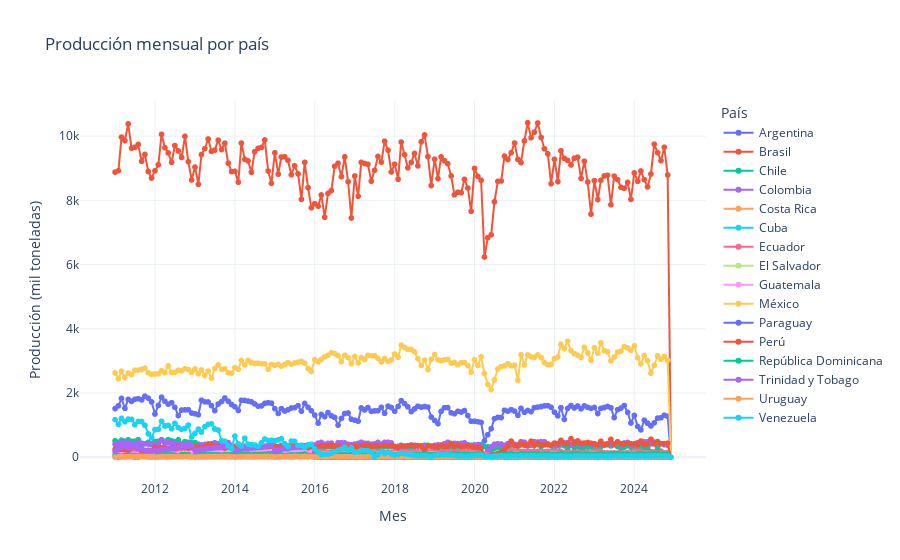
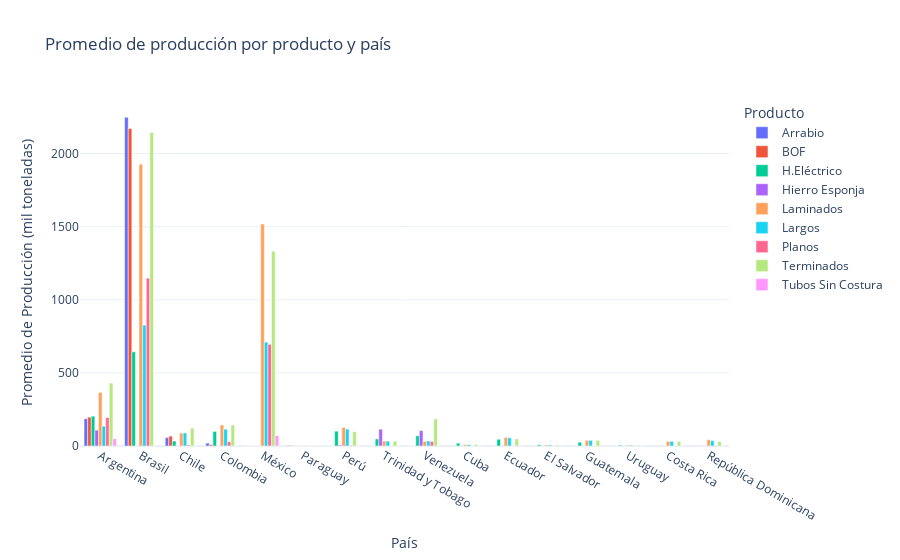
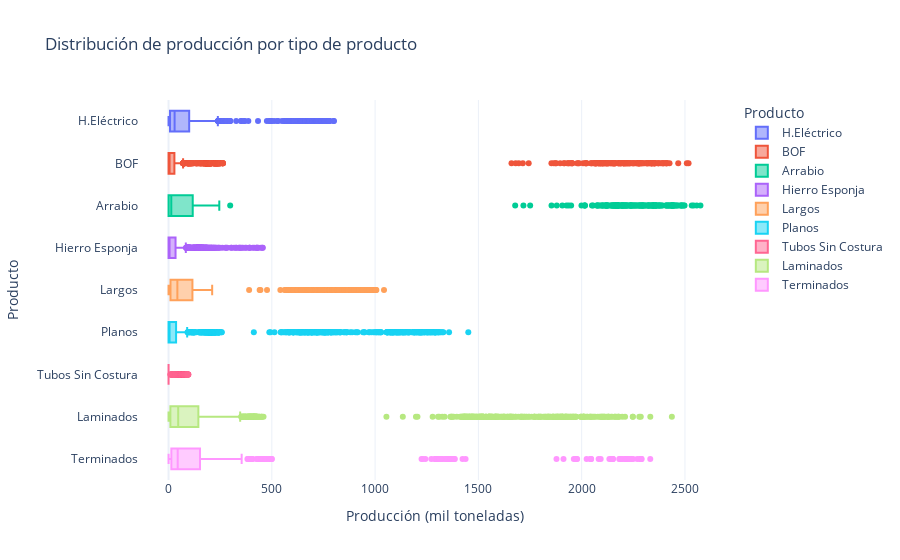

The notebook cell saved with these charts, in order:
### Code cell
eda_comercio_acero(df_produccion, 'Producción') #llamamos a la función de EDA

### Figure 1 — Plotly figure (JSON) as saved in the notebook; plotly's stock layout.template omitted (floating-point values rounded to 4 significant figures; data arrays with more than 128 entries replaced by an {"elided": "..."} marker saying what was removed)
{"data": [{"hovertemplate": "País=Argentina<br>Mes=%{x}<br>Producción (mil toneladas)=%{y}<extra></extra>", "legendgroup": "Argentina", "line": {"color": "#636efa", "dash": "solid"}, "marker": {"symbol": "circle"}, "mode": "lines+markers", "name": "Argentina", "showlegend": true, "type": "scattergl", "x": {"elided": "168 str values"}, "xaxis": "x", "y": {"elided": "168 float values"}, "yaxis": "y"}, {"hovertemplate": "País=Brasil<br>Mes=%{x}<br>Producción (mil toneladas)=%{y}<extra></extra>", "legendgroup": "Brasil", "line": {"color": "#EF553B", "dash": "solid"}, "marker": {"symbol": "circle"}, "mode": "lines+markers", "name": "Brasil", "showlegend": true, "type": "scattergl", "x": {"elided": "168 str values"}, "xaxis": "x", "y": {"elided": "168 float values"}, "yaxis": "y"}, {"hovertemplate": "País=Chile<br>Mes=%{x}<br>Producción (mil toneladas)=%{y}<extra></extra>", "legendgroup": "Chile", "line": {"color": "#00cc96", "dash": "solid"}, "marker": {"symbol": "circle"}, "mode": "lines+markers", "name": "Chile", "showlegend": true, "type": "scattergl", "x": {"elided": "168 str values"}, "xaxis": "x", "y": {"elided": "168 float values"}, "yaxis": "y"}, {"hovertemplate": "País=Colombia<br>Mes=%{x}<br>Producción (mil toneladas)=%{y}<extra></extra>", "legendgroup": "Colombia", "line": {"color": "#ab63fa", "dash": "solid"}, "marker": {"symbol": "circle"}, "mode": "lines+markers", "name": "Colombia", "showlegend": true, "type": "scattergl", "x": {"elided": "168 str values"}, "xaxis": "x", "y": {"elided": "168 float values"}, "yaxis": "y"}, {"hovertemplate": "País=Costa Rica<br>Mes=%{x}<br>Producción (mil toneladas)=%{y}<extra></extra>", "legendgroup": "Costa Rica", "line": {"color": "#FFA15A", "dash": "solid"}, "marker": {"symbol": "circle"}, "mode": "lines+markers", "name": "Costa Rica", "showlegend": true, "type": "scattergl", "x": {"elided": "168 str values"}, "xaxis": "x", "y": {"elided": "168 float values"}, "yaxis": "y"}, {"hovertemplate": "País=Cuba<br>Mes=%{x}<br>Producción (mil toneladas)=%{y}<extra></extra>", "legendgroup": "Cuba", "line": {"color": "#19d3f3", "dash": "solid"}, "marker": {"symbol": "circle"}, "mode": "lines+markers", "name": "Cuba", "showlegend": true, "type": "scattergl", "x": {"elided": "168 str values"}, "xaxis": "x", "y": {"elided": "168 float values"}, "yaxis": "y"}, {"hovertemplate": "País=Ecuador<br>Mes=%{x}<br>Producción (mil toneladas)=%{y}<extra></extra>", "legendgroup": "Ecuador", "line": {"color": "#FF6692", "dash": "solid"}, "marker": {"symbol": "circle"}, "mode": "lines+markers", "name": "Ecuador", "showlegend": true, "type": "scattergl", "x": {"elided": "168 str values"}, "xaxis": "x", "y": {"elided": "168 float values"}, "yaxis": "y"}, {"hovertemplate": "País=El Salvador<br>Mes=%{x}<br>Producción (mil toneladas)=%{y}<extra></extra>", "legendgroup": "El Salvador", "line": {"color": "#B6E880", "dash": "solid"}, "marker": {"symbol": "circle"}, "mode": "lines+markers", "name": "El Salvador", "showlegend": true, "type": "scattergl", "x": {"elided": "168 str values"}, "xaxis": "x", "y": {"elided": "168 float values"}, "yaxis": "y"}, {"hovertemplate": "País=Guatemala<br>Mes=%{x}<br>Producción (mil toneladas)=%{y}<extra></extra>", "legendgroup": "Guatemala", "line": {"color": "#FF97FF", "dash": "solid"}, "marker": {"symbol": "circle"}, "mode": "lines+markers", "name": "Guatemala", "showlegend": true, "type": "scattergl", "x": {"elided": "168 str values"}, "xaxis": "x", "y": {"elided": "168 float values"}, "yaxis": "y"}, {"hovertemplate": "País=México<br>Mes=%{x}<br>Producción (mil toneladas)=%{y}<extra></extra>", "legendgroup": "México", "line": {"color": "#FECB52", "dash": "solid"}, "marker": {"symbol": "circle"}, "mode": "lines+markers", "name": "México", "showlegend": true, "type": "scattergl", "x": {"elided": "168 str values"}, "xaxis": "x", "y": {"elided": "168 float values"}, "yaxis": "y"}, {"hovertemplate": "País=Paraguay<br>Mes=%{x}<br>Producción (mil toneladas)=%{y}<extra></extra>", "legendgroup": "Paraguay", "line": {"color": "#636efa", "dash": "solid"}, "marker": {"symbol": "circle"}, "mode": "lines+markers", "name": "Paraguay", "showlegend": true, "type": "scattergl", "x": {"elided": "168 str values"}, "xaxis": "x", "y": {"elided": "168 float values"}, "yaxis": "y"}, {"hovertemplate": "País=Perú<br>Mes=%{x}<br>Producción (mil toneladas)=%{y}<extra></extra>", "legendgroup": "Perú", "line": {"color": "#EF553B", "dash": "solid"}, "marker": {"symbol": "circle"}, "mode": "lines+markers", "name": "Perú", "showlegend": true, "type": "scattergl", "x": {"elided": "168 str values"}, "xaxis": "x", "y": {"elided": "168 float values"}, "yaxis": "y"}, {"hovertemplate": "País=República Dominicana<br>Mes=%{x}<br>Producción (mil toneladas)=%{y}<extra></extra>", "legendgroup": "República Dominicana", "line": {"color": "#00cc96", "dash": "solid"}, "marker": {"symbol": "circle"}, "mode": "lines+markers", "name": "República Dominicana", "showlegend": true, "type": "scattergl", "x": {"elided": "168 str values"}, "xaxis": "x", "y": {"elided": "168 float values"}, "yaxis": "y"}, {"hovertemplate": "País=Trinidad y Tobago<br>Mes=%{x}<br>Producción (mil toneladas)=%{y}<extra></extra>", "legendgroup": "Trinidad y Tobago", "line": {"color": "#ab63fa", "dash": "solid"}, "marker": {"symbol": "circle"}, "mode": "lines+markers", "name": "Trinidad y Tobago", "showlegend": true, "type": "scattergl", "x": {"elided": "168 str values"}, "xaxis": "x", "y": {"elided": "168 float values"}, "yaxis": "y"}, {"hovertemplate": "País=Uruguay<br>Mes=%{x}<br>Producción (mil toneladas)=%{y}<extra></extra>", "legendgroup": "Uruguay", "line": {"color": "#FFA15A", "dash": "solid"}, "marker": {"symbol": "circle"}, "mode": "lines+markers", "name": "Uruguay", "showlegend": true, "type": "scattergl", "x": {"elided": "168 str values"}, "xaxis": "x", "y": {"elided": "168 float values"}, "yaxis": "y"}, {"hovertemplate": "País=Venezuela<br>Mes=%{x}<br>Producción (mil toneladas)=%{y}<extra></extra>", "legendgroup": "Venezuela", "line": {"color": "#19d3f3", "dash": "solid"}, "marker": {"symbol": "circle"}, "mode": "lines+markers", "name": "Venezuela", "showlegend": true, "type": "scattergl", "x": {"elided": "168 str values"}, "xaxis": "x", "y": {"elided": "168 float values"}, "yaxis": "y"}], "layout": {"legend": {"title": {"text": "País"}, "tracegroupgap": 0}, "title": {"text": "Producción mensual por país"}, "xaxis": {"anchor": "y", "domain": [0, 1], "title": {"text": "Mes"}}, "yaxis": {"anchor": "x", "domain": [0, 1], "title": {"text": "Producción (mil toneladas)"}}}}

### Figure 2 — Plotly figure (JSON) as saved in the notebook; plotly's stock layout.template omitted (floating-point values rounded to 4 significant figures)
{"data": [{"alignmentgroup": "True", "hovertemplate": "Producto=Arrabio<br>País=%{x}<br>Promedio de Producción (mil toneladas)=%{y}<extra></extra>", "legendgroup": "Arrabio", "marker": {"color": "#636efa", "pattern": {"shape": ""}}, "name": "Arrabio", "offsetgroup": "Arrabio", "orientation": "v", "showlegend": true, "textposition": "auto", "type": "bar", "x": ["Argentina", "Brasil", "Chile", "Colombia", "México", "Paraguay", "Perú", "Trinidad y Tobago", "Venezuela"], "xaxis": "x", "y": [186.6, 2248.0, 57.38, 19.65, 0, 4.036, 0, 0, 0], "yaxis": "y"}, {"alignmentgroup": "True", "hovertemplate": "Producto=BOF<br>País=%{x}<br>Promedio de Producción (mil toneladas)=%{y}<extra></extra>", "legendgroup": "BOF", "marker": {"color": "#EF553B", "pattern": {"shape": ""}}, "name": "BOF", "offsetgroup": "BOF", "orientation": "v", "showlegend": true, "textposition": "auto", "type": "bar", "x": ["Argentina", "Brasil", "Chile", "Colombia", "Cuba", "Ecuador", "El Salvador", "Guatemala", "México", "Paraguay", "Perú", "Trinidad y Tobago", "Uruguay", "Venezuela"], "xaxis": "x", "y": [197.3, 2171.0, 67.31, 9.063, 0, 0, 0, 0, 0, 2.626, 0, 0, 0, 0], "yaxis": "y"}, {"alignmentgroup": "True", "hovertemplate": "Producto=H.Eléctrico<br>País=%{x}<br>Promedio de Producción (mil toneladas)=%{y}<extra></extra>", "legendgroup": "H.Eléctrico", "marker": {"color": "#00cc96", "pattern": {"shape": ""}}, "name": "H.Eléctrico", "offsetgroup": "H.Eléctrico", "orientation": "v", "showlegend": true, "textposition": "auto", "type": "bar", "x": ["Argentina", "Brasil", "Chile", "Colombia", "Cuba", "Ecuador", "El Salvador", "Guatemala", "México", "Paraguay", "Perú", "Trinidad y Tobago", "Uruguay", "Venezuela"], "xaxis": "x", "y": [204.0, 644.4, 34.25, 99.94, 19.74, 46.38, 8.382, 25.82, 0, 0, 101.4, 48.41, 5.647, 69.61], "yaxis": "y"}, {"alignmentgroup": "True", "hovertemplate": "Producto=Hierro Esponja<br>País=%{x}<br>Promedio de Producción (mil toneladas)=%{y}<extra></extra>", "legendgroup": "Hierro Esponja", "marker": {"color": "#ab63fa", "pattern": {"shape": ""}}, "name": "Hierro Esponja", "offsetgroup": "Hierro Esponja", "orientation": "v", "showlegend": true, "textposition": "auto", "type": "bar", "x": ["Argentina", "Brasil", "Chile", "Colombia", "México", "Paraguay", "Perú", "Trinidad y Tobago", "Venezuela"], "xaxis": "x", "y": [108.6, 0, 0, 0, 0, 0, 6.344, 115.1, 105.7], "yaxis": "y"}, {"alignmentgroup": "True", "hovertemplate": "Producto=Laminados<br>País=%{x}<br>Promedio de Producción (mil toneladas)=%{y}<extra></extra>", "legendgroup": "Laminados", "marker": {"color": "#FFA15A", "pattern": {"shape": ""}}, "name": "Laminados", "offsetgroup": "Laminados", "orientation": "v", "showlegend": true, "textposition": "auto", "type": "bar", "x": ["Argentina", "Brasil", "Chile", "Colombia", "Costa Rica", "Cuba", "Ecuador", "El Salvador", "Guatemala", "México", "Paraguay", "Perú", "República Dominicana", "Trinidad y Tobago", "Uruguay", "Venezuela"], "xaxis": "x", "y": [365.9, 1927.0, 88.03, 144.2, 32.21, 9.215, 58.44, 7.225, 38.75, 1517.0, 1.748, 125.8, 43.11, 33.96, 5.657, 32.16], "yaxis": "y"}, {"alignmentgroup": "True", "hovertemplate": "Producto=Largos<br>País=%{x}<br>Promedio de Producción (mil toneladas)=%{y}<extra></extra>", "legendgroup": "Largos", "marker": {"color": "#19d3f3", "pattern": {"shape": ""}}, "name": "Largos", "offsetgroup": "Largos", "orientation": "v", "showlegend": true, "textposition": "auto", "type": "bar", "x": ["Argentina", "Brasil", "Chile", "Colombia", "Costa Rica", "Cuba", "Ecuador", "El Salvador", "Guatemala", "México", "Paraguay", "Perú", "República Dominicana", "Trinidad y Tobago", "Uruguay", "Venezuela"], "xaxis": "x", "y": [135.3, 826.3, 89.15, 114.8, 32.02, 9.591, 56.24, 7.202, 38.67, 710.1, 1.798, 115.3, 37.03, 33.3, 5.771, 34.17], "yaxis": "y"}, {"alignmentgroup": "True", "hovertemplate": "Producto=Planos<br>País=%{x}<br>Promedio de Producción (mil toneladas)=%{y}<extra></extra>", "legendgroup": "Planos", "marker": {"color": "#FF6692", "pattern": {"shape": ""}}, "name": "Planos", "offsetgroup": "Planos", "orientation": "v", "showlegend": true, "textposition": "auto", "type": "bar", "x": ["Argentina", "Brasil", "Chile", "Colombia", "Costa Rica", "Cuba", "Ecuador", "El Salvador", "Guatemala", "México", "Paraguay", "Perú", "República Dominicana", "Trinidad y Tobago", "Uruguay", "Venezuela"], "xaxis": "x", "y": [194.7, 1148.0, 6.702, 29.16, 0, 0, 0, 0, 0, 695.4, 0, 4.428, 3.428, 0, 0, 31.06], "yaxis": "y"}, {"alignmentgroup": "True", "hovertemplate": "Producto=Terminados<br>País=%{x}<br>Promedio de Producción (mil toneladas)=%{y}<extra></extra>", "legendgroup": "Terminados", "marker": {"color": "#B6E880", "pattern": {"shape": ""}}, "name": "Terminados", "offsetgroup": "Terminados", "orientation": "v", "showlegend": true, "textposition": "auto", "type": "bar", "x": ["Argentina", "Brasil", "Chile", "Colombia", "Costa Rica", "Cuba", "Ecuador", "El Salvador", "Guatemala", "México", "Paraguay", "Perú", "República Dominicana", "Trinidad y Tobago", "Uruguay", "Venezuela"], "xaxis": "x", "y": [430.6, 2144.0, 122.3, 143.2, 31.31, 10.96, 48.22, 7.122, 38.38, 1332.0, 1.979, 97.32, 30.81, 32.86, 6.171, 185.5], "yaxis": "y"}, {"alignmentgroup": "True", "hovertemplate": "Producto=Tubos Sin Costura<br>País=%{x}<br>Promedio de Producción (mil toneladas)=%{y}<extra></extra>", "legendgroup": "Tubos Sin Costura", "marker": {"color": "#FF97FF", "pattern": {"shape": ""}}, "name": "Tubos Sin Costura", "offsetgroup": "Tubos Sin Costura", "orientation": "v", "showlegend": true, "textposition": "auto", "type": "bar", "x": ["Argentina", "Brasil", "Chile", "Colombia", "Costa Rica", "Cuba", "Ecuador", "El Salvador", "Guatemala", "México", "Paraguay", "Perú", "República Dominicana", "Trinidad y Tobago", "Uruguay", "Venezuela"], "xaxis": "x", "y": [49.95, 0, 0, 0, 0, 0, 0, 0, 0, 71.94, 0, 0, 0, 0, 0, 0], "yaxis": "y"}], "layout": {"barmode": "group", "legend": {"title": {"text": "Producto"}, "tracegroupgap": 0}, "title": {"text": "Promedio de producción por producto y país"}, "xaxis": {"anchor": "y", "domain": [0, 1], "title": {"text": "País"}}, "yaxis": {"anchor": "x", "domain": [0, 1], "title": {"text": "Promedio de Producción (mil toneladas)"}}}}

### Figure 3 — Plotly figure (JSON) as saved in the notebook; plotly's stock layout.template omitted (floating-point values rounded to 4 significant figures; data arrays with more than 128 entries replaced by an {"elided": "..."} marker saying what was removed)
{"data": [{"alignmentgroup": "True", "hovertemplate": "Producto=%{y}<br>Producción (mil toneladas)=%{x}<extra></extra>", "legendgroup": "H.Eléctrico", "marker": {"color": "#636efa"}, "name": "H.Eléctrico", "notched": false, "offsetgroup": "H.Eléctrico", "orientation": "h", "showlegend": true, "type": "box", "x": {"elided": "2352 float values"}, "x0": " ", "xaxis": "x", "y": {"elided": "2352 str values"}, "y0": " ", "yaxis": "y"}, {"alignmentgroup": "True", "hovertemplate": "Producto=%{y}<br>Producción (mil toneladas)=%{x}<extra></extra>", "legendgroup": "BOF", "marker": {"color": "#EF553B"}, "name": "BOF", "notched": false, "offsetgroup": "BOF", "orientation": "h", "showlegend": true, "type": "box", "x": {"elided": "2352 float values"}, "x0": " ", "xaxis": "x", "y": {"elided": "2352 str values"}, "y0": " ", "yaxis": "y"}, {"alignmentgroup": "True", "hovertemplate": "Producto=%{y}<br>Producción (mil toneladas)=%{x}<extra></extra>", "legendgroup": "Arrabio", "marker": {"color": "#00cc96"}, "name": "Arrabio", "notched": false, "offsetgroup": "Arrabio", "orientation": "h", "showlegend": true, "type": "box", "x": {"elided": "1416 float values"}, "x0": " ", "xaxis": "x", "y": {"elided": "1416 str values"}, "y0": " ", "yaxis": "y"}, {"alignmentgroup": "True", "hovertemplate": "Producto=%{y}<br>Producción (mil toneladas)=%{x}<extra></extra>", "legendgroup": "Hierro Esponja", "marker": {"color": "#ab63fa"}, "name": "Hierro Esponja", "notched": false, "offsetgroup": "Hierro Esponja", "orientation": "h", "showlegend": true, "type": "box", "x": {"elided": "1416 float values"}, "x0": " ", "xaxis": "x", "y": {"elided": "1416 str values"}, "y0": " ", "yaxis": "y"}, {"alignmentgroup": "True", "hovertemplate": "Producto=%{y}<br>Producción (mil toneladas)=%{x}<extra></extra>", "legendgroup": "Largos", "marker": {"color": "#FFA15A"}, "name": "Largos", "notched": false, "offsetgroup": "Largos", "orientation": "h", "showlegend": true, "type": "box", "x": {"elided": "2580 float values"}, "x0": " ", "xaxis": "x", "y": {"elided": "2580 str values"}, "y0": " ", "yaxis": "y"}, {"alignmentgroup": "True", "hovertemplate": "Producto=%{y}<br>Producción (mil toneladas)=%{x}<extra></extra>", "legendgroup": "Planos", "marker": {"color": "#19d3f3"}, "name": "Planos", "notched": false, "offsetgroup": "Planos", "orientation": "h", "showlegend": true, "type": "box", "x": {"elided": "2580 float values"}, "x0": " ", "xaxis": "x", "y": {"elided": "2580 str values"}, "y0": " ", "yaxis": "y"}, {"alignmentgroup": "True", "hovertemplate": "Producto=%{y}<br>Producción (mil toneladas)=%{x}<extra></extra>", "legendgroup": "Tubos Sin Costura", "marker": {"color": "#FF6692"}, "name": "Tubos Sin Costura", "notched": false, "offsetgroup": "Tubos Sin Costura", "orientation": "h", "showlegend": true, "type": "box", "x": {"elided": "2580 float values"}, "x0": " ", "xaxis": "x", "y": {"elided": "2580 str values"}, "y0": " ", "yaxis": "y"}, {"alignmentgroup": "True", "hovertemplate": "Producto=%{y}<br>Producción (mil toneladas)=%{x}<extra></extra>", "legendgroup": "Laminados", "marker": {"color": "#B6E880"}, "name": "Laminados", "notched": false, "offsetgroup": "Laminados", "orientation": "h", "showlegend": true, "type": "box", "x": {"elided": "2004 float values"}, "x0": " ", "xaxis": "x", "y": {"elided": "2004 str values"}, "y0": " ", "yaxis": "y"}, {"alignmentgroup": "True", "hovertemplate": "Producto=%{y}<br>Producción (mil toneladas)=%{x}<extra></extra>", "legendgroup": "Terminados", "marker": {"color": "#FF97FF"}, "name": "Terminados", "notched": false, "offsetgroup": "Terminados", "orientation": "h", "showlegend": true, "type": "box", "x": {"elided": "576 float values"}, "x0": " ", "xaxis": "x", "y": {"elided": "576 str values"}, "y0": " ", "yaxis": "y"}], "layout": {"boxmode": "overlay", "legend": {"title": {"text": "Producto"}, "tracegroupgap": 0}, "title": {"text": "Distribución de producción por tipo de producto"}, "xaxis": {"anchor": "y", "domain": [0, 1], "title": {"text": "Producción (mil toneladas)"}}, "yaxis": {"anchor": "x", "categoryarray": ["Terminados", "Laminados", "Tubos Sin Costura", "Planos", "Largos", "Hierro Esponja", "Arrabio", "BOF", "H.Eléctrico"], "categoryorder": "array", "domain": [0, 1], "title": {"text": "Producto"}}}}
